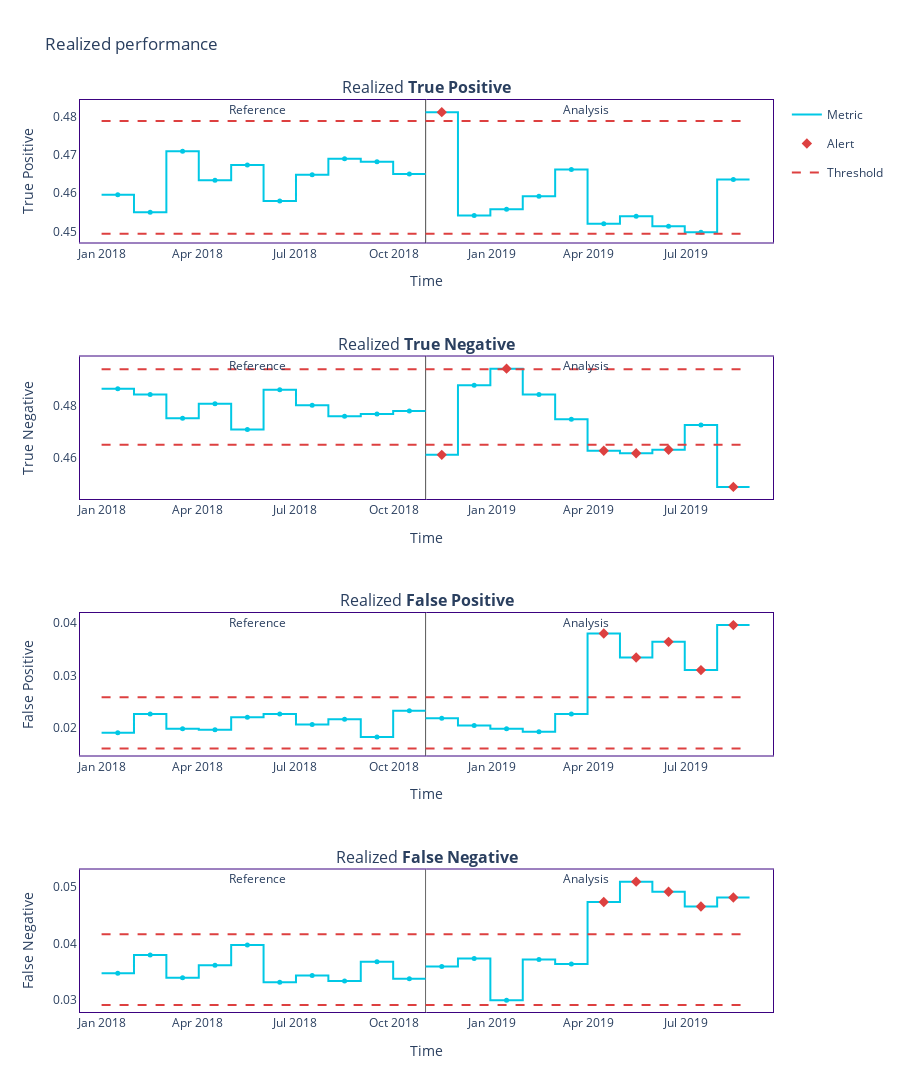

This figure's notebook cell:
### Code cell
figure = results.plot()
figure.show()
